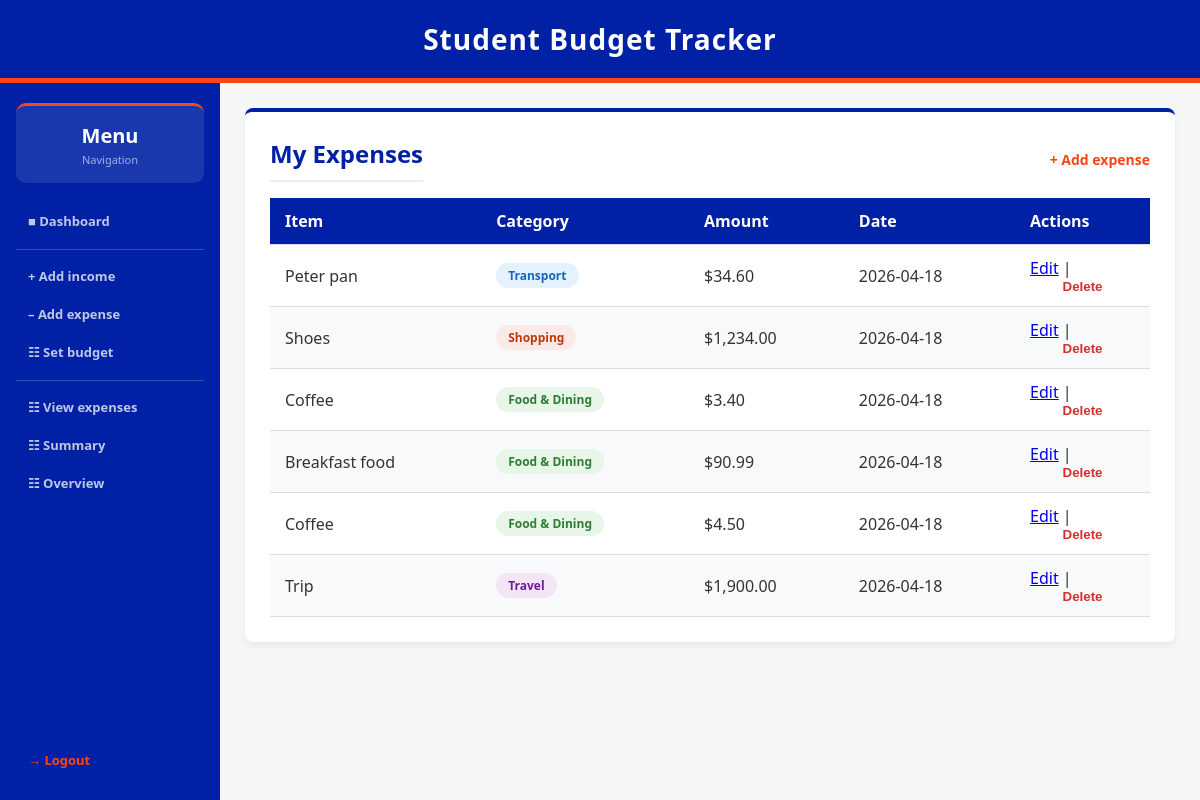
The app's page /view_expenses (signed in), older data.
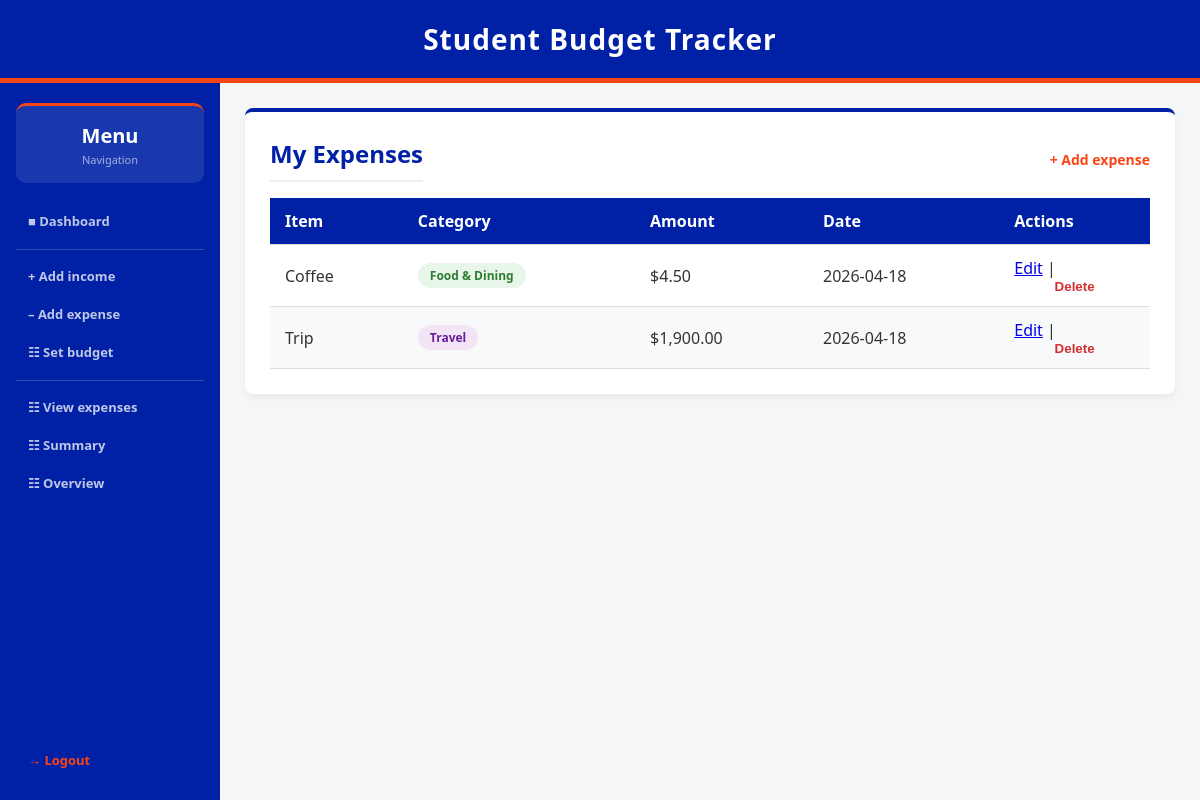
The same page, newer data.
### tables this page shows
CREATE TABLE expenses (
    expense_id INTEGER PRIMARY KEY AUTOINCREMENT,
    user_id INTEGER NOT NULL,
    category TEXT NOT NULL,
    amount REAL NOT NULL CHECK(amount > 0),
    date TIMESTAMP DEFAULT CURRENT_TIMESTAMP, description TEXT DEFAULT "",
    FOREIGN KEY (user_id) REFERENCES users (id)
);

### app.py (the view)
@app.route('/view_expenses')
def view_expenses():
    if 'user_id' not in session:
        return redirect(url_for('login'))
    expenses = data_manager.get_expenses(session['user_id'])
    success_message = session.pop('success_message', None)
    error_message = session.pop('error_message', None)
    return render_template('view_expenses.html', expenses=expenses, success_message=success_message, error_message=error_message)

### data_manager.py (called while the page is built)
def get_db_connection():
    return sqlite3.connect(DB_NAME)

def get_expenses(user_id):
    connection = get_db_connection()
    cursor = connection.cursor()
    cursor.execute("SELECT * FROM expenses WHERE user_id = ?", (user_id,))
    expenses = cursor.fetchall()
    connection.close()
    return expenses

### templates/view_expenses.html (shortened to what this page needs)
{% extends "layout.html" %}
{% block content %}
<div class="card">
    <div style="display:flex; justify-content:space-between; align-items:center; margin-bottom:1rem;">
        <h2 style="margin:0;">My Expenses</h2>
        <a href="{{ url_for('add_expense') }}" class="cta-link" style="font-size:14px;">+ Add expense</a>
    </div>
    {% if expenses %}
        <table>
            <thead>
                <tr>
                    <th>Item</th>
                    <th>Category</th>
                    <th>Amount</th>
                    <th>Date</th>
                    <th>Actions</th>
                </tr>
            </thead>
            <tbody>
                {% for expense in expenses %}
                {% set cat = expense[2]|lower %}
                {% if 'food' in cat %}{% set badge = 'badge-food' %}
                {% elif 'transport' in cat %}{% set badge = 'badge-transport' %}
                {% elif 'entertain' in cat %}{% set badge = 'badge-entertainment' %}
                {% elif 'rent' in cat or 'util' in cat %}{% set badge = 'badge-rent' %}
                {% elif 'health' in cat or 'fit' in cat %}{% set badge = 'badge-health' %}
                {% elif 'edu' in cat %}{% set badge = 'badge-education' %}
                {% elif 'shop' in cat %}{% set badge = 'badge-shopping' %}
                {% elif 'travel' in cat %}{% set badge = 'badge-travel' %}
                {% else %}{% set badge = 'badge-other' %}
                {% endif %}
                <tr>
                    <td>{{ (expense[5]|capitalize) if expense[5] else '—' }}</td>
                    <td><span class="badge {{ badge }}">{{ expense[2] }}</span></td>
                    <td>${{ "{:,.2f}".format(expense[3]|float) }}</td>
                    <td>{{ expense[4][:10] }}</td>
                    <td>
                        <a href="{{ url_for('edit_expense', expense_id=expense[0]) }}">Edit</a> |
                        <form method="POST" action="{{ url_for('delete_expense', expense_id=expense[0]) }}" style="display:inline;">
                            <button type="submit" style="background:none;border:none;color:#d32f2f;font-weight:bold;cursor:pointer;padding:0;">Delete</button>
                        </form>
                    </td>
                </tr>
                {% endfor %}
            </tbody>
        </table>
    {% else %}
        <p>No expenses logged yet. <a href="{{ url_for('add_expense') }}" class="cta-link">Add one now!</a></p>
    {% endif %}
</div>
{% endblock %}

### templates/layout.html (shortened to what this page needs)
<!DOCTYPE html>
<html lang="en">
<head>
</head>
<body>
    <header>
        <h2>Student Budget Tracker</h2>
    </header>
    <div class="app-body">
        {% if session.get('user_id') and request.endpoint not in ['login', 'register'] %}
        <div class="sidebar">
            <div class="balance-card">
                <div class="bal-amount">Menu</div>
                <div class="bal-label">Navigation</div>
            </div>
            <a href="{{ url_for('dashboard') }}">&#9632; Dashboard</a>
            <div class="nav-divider"></div>
            <a href="{{ url_for('add_income') }}">+ Add income</a>
            <a href="{{ url_for('add_expense') }}">&#8211; Add expense</a>
            <a href="{{ url_for('set_budget') }}">&#9783; Set budget</a>
            <div class="nav-divider"></div>
            <a href="{{ url_for('view_expenses') }}">&#9783; View expenses</a>
            <a href="{{ url_for('spending_summary') }}">&#9783; Summary</a>
            <a href="{{ url_for('financial_overview') }}">&#9783; Overview</a>
            <div class="nav-spacer"></div>
            <a href="{{ url_for('logout') }}" class="logout-btn">&#8594; Logout</a>
        </div>
        {% endif %}
        <div class="main-wrapper">
            {% block content %}{% endblock %}
        </div>
    </div>
</body>
</html>

### templates/layout.html (style rules this page uses)
:root { --uf-blue: #0021A5; --uf-orange: #FA4616; --bg-color: #f4f7f6; --text-color: #333333; --card-bg: #ffffff; }
* { box-sizing: border-box; margin: 0; padding: 0; }
body { font-family: 'Segoe UI', Tahoma, Geneva, Verdana, sans-serif; background-color: var(--bg-color); color: var(--text-color); min-height: 100vh; display: flex; flex-direction: column; }
header { background-color: var(--uf-blue); color: white; padding: 20px 0; text-align: center; border-bottom: 5px solid var(--uf-orange); }
header h2 { margin: 0; font-size: 28px; letter-spacing: 1px; }
.app-body { display: flex; flex: 1; }
.sidebar { width: 220px; background-color: var(--uf-blue); display: flex; flex-direction: column; padding: 1.25rem 1rem; flex-shrink: 0; min-height: 100%; }
.balance-card { background: rgba(255,255,255,0.1); border-radius: 10px; padding: 1rem; text-align: center; border-top: 3px solid var(--uf-orange); margin-bottom: 1.25rem; }
.balance-card .bal-amount { font-size: 20px; font-weight: 700; color: #fff; margin-bottom: 3px; }
.balance-card .bal-label { font-size: 11px; color: rgba(255,255,255,0.6); }
.nav-divider { height: 1px; background: rgba(255,255,255,0.2); margin: 8px 0; }
.sidebar a { display: flex; align-items: center; gap: 10px; padding: 9px 12px; border-radius: 8px; color: rgba(255,255,255,0.75); text-decoration: none; font-size: 13px; font-weight: 600; transition: all 0.2s; margin-bottom: 2px; }
.logout-btn { color: var(--uf-orange) !important; }
.nav-spacer { flex: 1; }
.main-wrapper { flex: 1; padding: 25px; min-width: 0; }
.card { background-color: var(--card-bg); padding: 25px; border-radius: 8px; box-shadow: 0 4px 6px rgba(0,0,0,0.05); margin-bottom: 25px; border-top: 4px solid var(--uf-blue); }
.card h2 { margin-top: 0; color: var(--uf-blue); border-bottom: 2px solid #eee; padding-bottom: 10px; margin-bottom: 20px; }
.card button { display: block; width: 100%; padding: 14px; background-color: var(--uf-blue); color: white; border: none; border-radius: 6px; font-weight: bold; cursor: pointer; transition: background 0.3s ease; }
table { width: 100%; border-collapse: collapse; margin-top: 10px; }
th, td { padding: 12px 15px; text-align: left; }
th { background-color: var(--uf-blue); color: white; font-weight: 600; }
tr { border-bottom: 1px solid #dddddd; }
tr:nth-child(even) { background-color: #f8f9fa; }
.cta-link { color: var(--uf-orange); font-weight: bold; text-decoration: none; }

### templates/view_expenses.html (style rules this page uses)
.badge { display: inline-block; padding: 4px 12px; border-radius: 20px; font-size: 12px; font-weight: 600; }
.badge-food { background: #e8f5e9; color: #2e7d32; }
.badge-travel { background: #f3e5f5; color: #6a1b9a; }

Row changes from the older to the newer data that the page shows:
removed expenses: description "Peter pan", category "Transport", amount "34.60", date "2026-04-18"
removed expenses: description "Shoes", category "Shopping", amount "1,234.00", date "2026-04-18"
removed expenses: description "Coffee", category "Food & Dining", amount "3.40", date "2026-04-18"
removed expenses: description "Breakfast food", category "Food & Dining", amount "90.99", date "2026-04-18"
